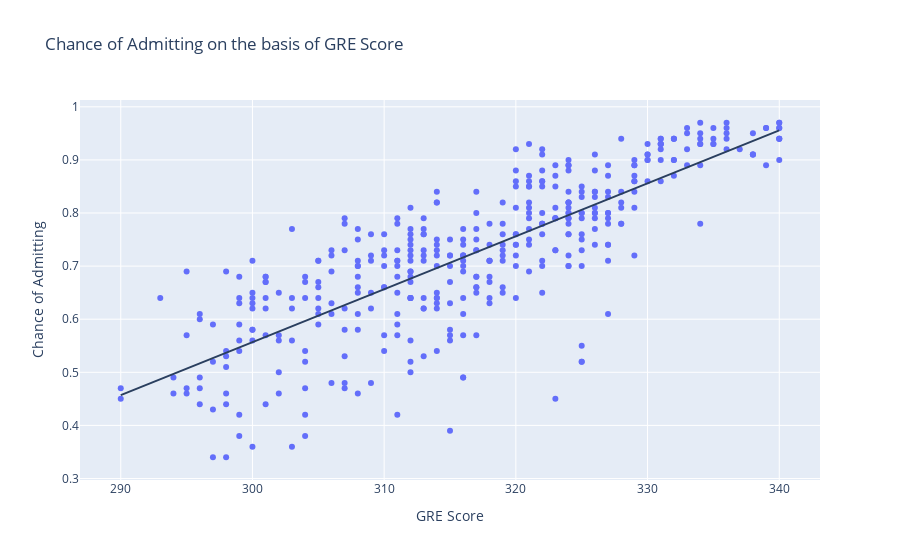

Source (notebook cell):
### Markdown cell above
## Chance of Admitting on the basis of GRE Score

### Code cell
gre_score = list(data_frame["GRE Score"])
coa = list(data_frame["Chance of Admit "])

m, c = np.polyfit(gre_score, coa, 1)

y = []

for x in gre_score:
    value = m * x + c
    y.append(value)


figure = px.scatter(x=gre_score, y=coa, labels=dict(x="GRE Score", y="Chance of Admitting"), title="Chance of Admitting on the basis of GRE Score")

figure.update_layout(shapes=[dict(type="line", x0=min(gre_score), x1=max(gre_score), y0=min(y), y1=max(y))])

figure.show()

### Figure 1 — Plotly figure (JSON) as saved in the notebook; plotly's stock layout.template omitted (floating-point values rounded to 4 significant figures; data arrays with more than 128 entries replaced by an {"elided": "..."} marker saying what was removed)
{"data": [{"hovertemplate": "GRE Score=%{x}<br>Chance of Admitting=%{y}<extra></extra>", "legendgroup": "", "marker": {"color": "#636efa", "symbol": "circle"}, "mode": "markers", "name": "", "orientation": "v", "showlegend": false, "type": "scatter", "x": {"elided": "400 int values"}, "xaxis": "x", "y": {"elided": "400 float values"}, "yaxis": "y"}], "layout": {"legend": {"tracegroupgap": 0}, "shapes": [{"type": "line", "x0": 290, "x1": 340, "y0": 0.4569, "y1": 0.9557}], "title": {"text": "Chance of Admitting on the basis of GRE Score"}, "xaxis": {"anchor": "y", "domain": [0, 1], "title": {"text": "GRE Score"}}, "yaxis": {"anchor": "x", "domain": [0, 1], "title": {"text": "Chance of Admitting"}}}}
